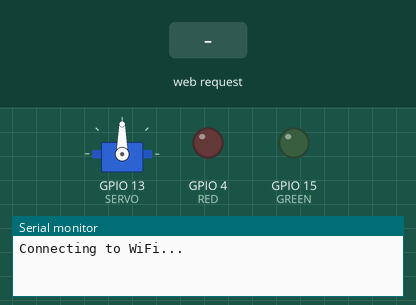
A sketch run on a simulated ESP32. On the bench: servo, output pins drawn as LEDs (lit = HIGH), the last lines printed to the serial monitor. Inputs (shaded band) come from the test bench. WiFi joins after 1.5 s; servers stay silent unless stated.

Above: at 0.1 s.
At 3.2 s:
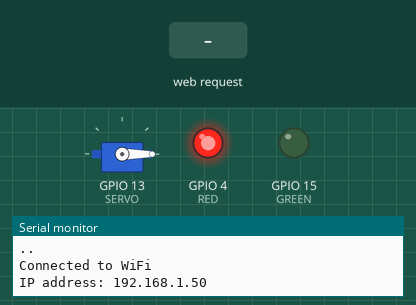
3.3 s: HTTP request GET /open received
Timing chart, 0 to 6.3 s (numbered marks = the images above; inputs shaded):
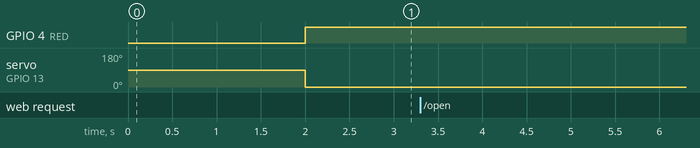

The sketch:

UnlockDoor.ino
```cpp
#include <WiFi.h>
#include <ESP32Servo.h>

#define GREEN 15
#define RED 4
#define SERVO 13

// Update these with values suitable for your network.
const char* ssid = "******";
const char* password = "********";

WiFiServer server(80);

Servo myServo;

void setup() {
  Serial.begin(115200);
  pinMode(RED, OUTPUT);
  pinMode(GREEN, OUTPUT);

  myServo.attach(SERVO);

  WiFi.begin(ssid, password);
  Serial.println("Connecting to WiFi...");
  while (WiFi.status() != WL_CONNECTED) {
    delay(1000);
    Serial.print(".");
  }
  Serial.println();
  Serial.println("Connected to WiFi");
  Serial.print("IP address: ");
  Serial.println(WiFi.localIP());
  server.begin();
}

void loop() {
  WiFiClient client = server.available();

  if (client) {
    Serial.println("New client connected");

    while (client.connected()) {
      if (client.available()) {
        String command = client.readStringUntil('\n');
        command.trim();
        if (command == "open") {
          digitalWrite(GREEN, HIGH);
          digitalWrite(RED, LOW);
          myServo.write(90);
          delay(10000);
        } else {
          digitalWrite(GREEN, LOW);
          digitalWrite(RED, HIGH);
          myServo.write(0);
        }
      } else {
        digitalWrite(GREEN, LOW);
        digitalWrite(RED, HIGH);
        myServo.write(0);
      }
    }
    client.stop();
    Serial.println("Client disconnected");
  } else {
    digitalWrite(GREEN, LOW);
    digitalWrite(RED, HIGH);
    myServo.write(0);
  }
}
```
